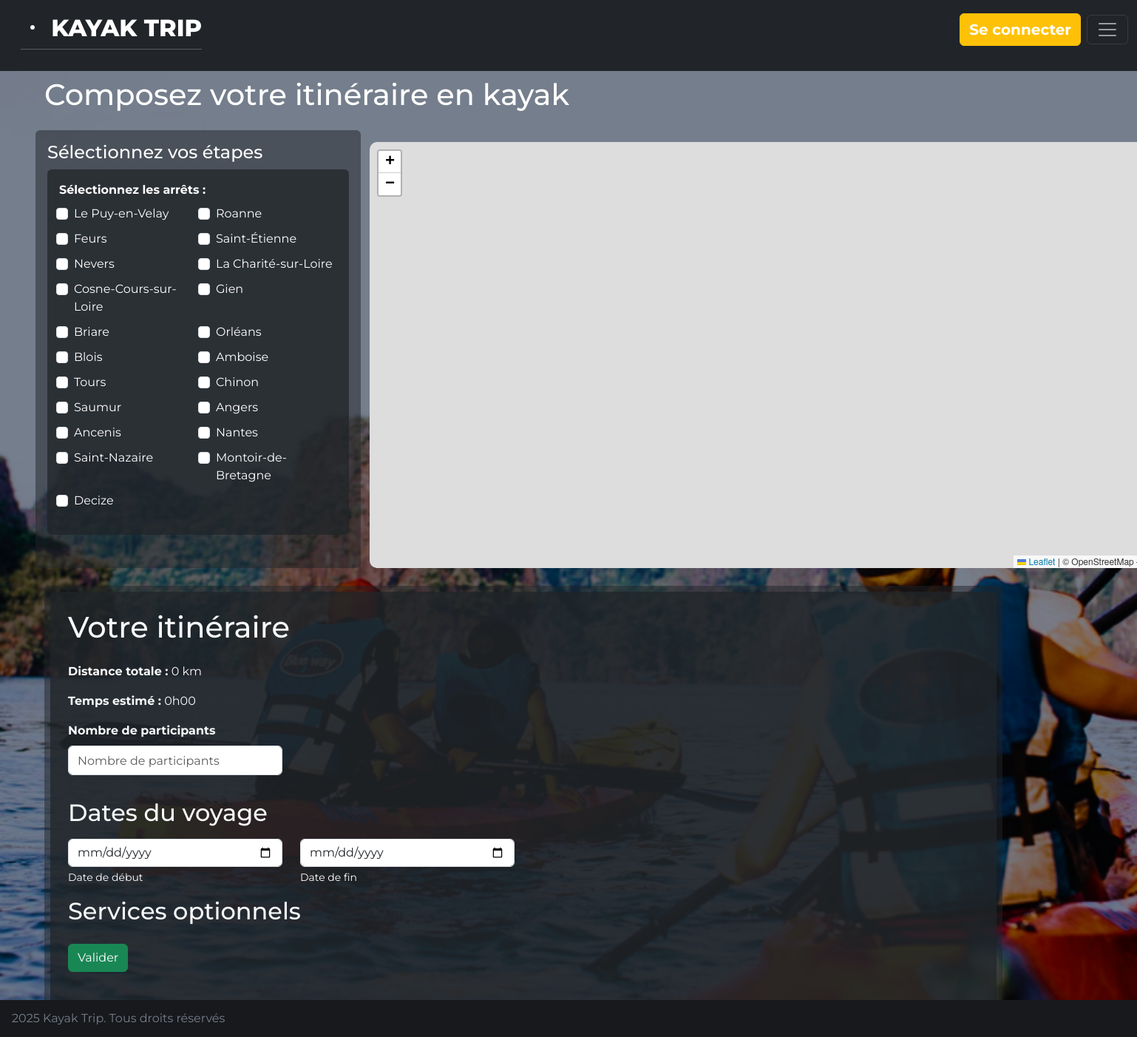
Page /build.php on the committed database.
### tables this page shows
CREATE TABLE `stops` (
  `id` int(11) NOT NULL,
  `name` varchar(255) NOT NULL,
  `description` text DEFAULT NULL,
  `latitude` double DEFAULT NULL,
  `longitude` double DEFAULT NULL
);

### includes/functions/db/get.php (called while the page is built, shortened)
<?php
function getAllStops(PDO $pdo) : array | bool {
    $r = $pdo->query("SELECT id, name, description, latitude, longitude FROM stops");
    return $r->fetchAll(PDO::FETCH_ASSOC);
}
?>

### build.php (the view, shortened to what this page needs)
<?php
include_once 'includes/config/config.php';
include_once 'includes/templates/header.php';
if (isset($_SESSION['user_id'])) {
    $userId = $_SESSION['user_id'];
    $userInfo = getDisplayableUserInfo($pdo, $userId);
} else {
    $userId = null;
}
$isConnected = !is_null($userId);
$stops = getAllStops($pdo);
?>
<link rel="stylesheet" href="/src/css/build.css">
<link rel="stylesheet" href="https://unpkg.com/leaflet@1.9.4/dist/leaflet.css"/>
<nav class="navbar navbar-dark bg-dark fixed-top" style="height: 6rem;">
    <div class="container-fluid">
        <a class="navbar-brand ms-3 fs-2 title" href="/"><i class="bi bi-dot"></i> KAYAK TRIP<hr class="mt-1"/></a>
        <div class="ms-auto mb-3 me-2">
            <?php if ($isConnected): ?>
                <p class="text-white px-3 py-2 rounded fs-5 my-0 shadow-sm">
                    Bonjour, <span class="fw-bold"><?= strtoupper($userInfo['last_name']) . " " . $userInfo['first_name'] ?></span>
                </p>
            <?php else: ?>
                <a href="login.php" class="btn btn-warning text-white fs-5 fw-bold">
                    Se connecter
                </a>
            <?php endif; ?>
        </div>
        <button class="navbar-toggler mb-3" type="button" data-bs-toggle="offcanvas" data-bs-target="#offcanvasDarkNavbar" aria-controls="offcanvasDarkNavbar" aria-label="Toggle navigation">
            <span class="navbar-toggler-icon"></span>
        </button>
    </div>
</nav>
<div id="main" class="container pb-4 mx-5">
    <h1 class="mt-2 mb-4">Composez votre itinéraire en kayak</h1>
    <div class="row mb-4">
        <div class="col-md-4 steps-list bg-dark bg-opacity-50 p-3 rounded">
            <h4>Sélectionnez vos étapes</h4>
            <form id="route-form" class="p-3 rounded bg-dark bg-opacity-75">
                <div class="mb-3">
                    <label class="form-label fw-bold">Sélectionnez les arrêts :</label>
                    <div class="row row-cols-1 row-cols-md-2 g-2">
                        <?php foreach ($stops as $stop): ?>
                            <div class="form-check col">
                                <input class="form-check-input" type="checkbox" name="stops[]"
                                    value="<?= htmlspecialchars($stop['id']) ?>"
                                    id="stop-<?= htmlspecialchars($stop['id']) ?>"
                                    data-lat="<?= htmlspecialchars($stop['latitude']) ?>"
                                    data-lng="<?= htmlspecialchars($stop['longitude']) ?>"
                                    data-name="<?= $stop['name'] ?>">
                                <label class="form-check-label" for="stop-<?= htmlspecialchars($stop['id']) ?>">
                                    <?= htmlspecialchars($stop['name']) ?>
                                </label>
                            </div>
                        <?php endforeach; ?>
                    </div>
                </div>
            </form>
        </div>
        <div class="col-md-8">
            <div id="map">
            </div>
        </div>
    </div>
    <div class="container bg-dark bg-opacity-50 rounded p-2">
        <div id="route" class="container bg-dark bg-opacity-75 rounded p-4 text-light">
            <h1 >Votre itinéraire</h1>
            <div id="route-details" class="mb-3">
                <p><strong>Distance totale :</strong> <span id="total-distance">0 km</span></p>
                <p><strong>Temps estimé :</strong> <span id="estimated-time">0h00</span></p>
            </div>
            <div id="params" class="mb-3">
                <form id="build-form">
                    <div class="row pb-3">
                        <div class="col-3 mb-3">
                            <label for="person-count" class="form-label fw-bold">Nombre de participants</label>
                            <input id="person-count" type="number" class="form-control pt-2" placeholder="Nombre de participants" required>
                        </div>
                    </div>
                    <div class="row pb-3">
                        <h2 class="pb-2">Dates du voyage</h2>
                        <div class="col-3">
                            <input type="date" id="travel-start" class="form-control" required>
                            <div id="travel-start-label" class="form-text text-white">Date de début</div>
                        </div>
                        <div class="col-3">
                            <input type="date" id="travel-end" class="form-control" required>
                            <div id="travel-end-label" class="form-text text-white">Date de fin</div>
                        </div>
                    </div>
                    <div id="services-region" class="row pb-2">
                        <h2>Services optionnels</h2>
                    </div>
                    <div class="row pb-3">
                        <div class="d-flex gap-2 mt-2">
                            <button id="finalize-route" type="submit" class="btn btn-success">Valider</button>
                        </div>
                    </div>
                </form>
            </div>
        </div>
    </div>
</div>
<?php include_once "includes/templates/footer.php"; ?>

### includes/templates/header.php (shortened to what this page needs)
<!DOCTYPE html>
<html lang="fr">
<head>
    <link href="https://cdn.jsdelivr.net/npm/bootstrap@5.3.7/dist/css/bootstrap.min.css" rel="stylesheet">
    <link rel="stylesheet" href="https://cdn.jsdelivr.net/npm/bootstrap-icons@1.13.1/font/bootstrap-icons.min.css">
</head>
<body>

### includes/templates/footer.php
<footer class="d-flex justify-content-between align-items-center px-3 fixed-bottom" style="background-color: #18191C; height: 50px;">
    <p class="Text mb-0" style="color: #767F8C;">2025 Kayak Trip. Tous droits réservés</p>
</footer>
</body>
</html>

### src/css/build.css (style rules this page uses)
body, html { height: 100%; margin: 0; background: url('/src/img/photo_kayak.png') no-repeat center center fixed; background-size: cover; font-family: 'Montserrat', sans-serif; }
#main { min-height: 100vh; padding-top: 6rem; color: white; }
.navbar { background-color: #000000; backdrop-filter: blur(55%); }
.navbar .navbar-brand, .navbar .nav-link { color: white !important; }
.title { font-weight: 800; }
#map { margin-top: 1rem; height: 36rem; width: 68rem; border-radius: 10px; }

### rows in the picture
stops: name "Le Puy-en-Velay"
stops: name "Roanne"
stops: name "Feurs"
stops: name "Saint-Étienne"
stops: name "Nevers"
stops: name "La Charité-sur-Loire"
stops: name "Cosne-Cours-sur-Loire"
stops: name "Gien"
stops: name "Briare"
stops: name "Orléans"
stops: name "Blois"
stops: name "Amboise"
stops: name "Tours"
stops: name "Chinon"
stops: name "Saumur"
stops: name "Angers"
stops: name "Ancenis"
stops: name "Nantes"
stops: name "Saint-Nazaire"
stops: name "Montoir-de-Bretagne"
stops: name "Decize"
